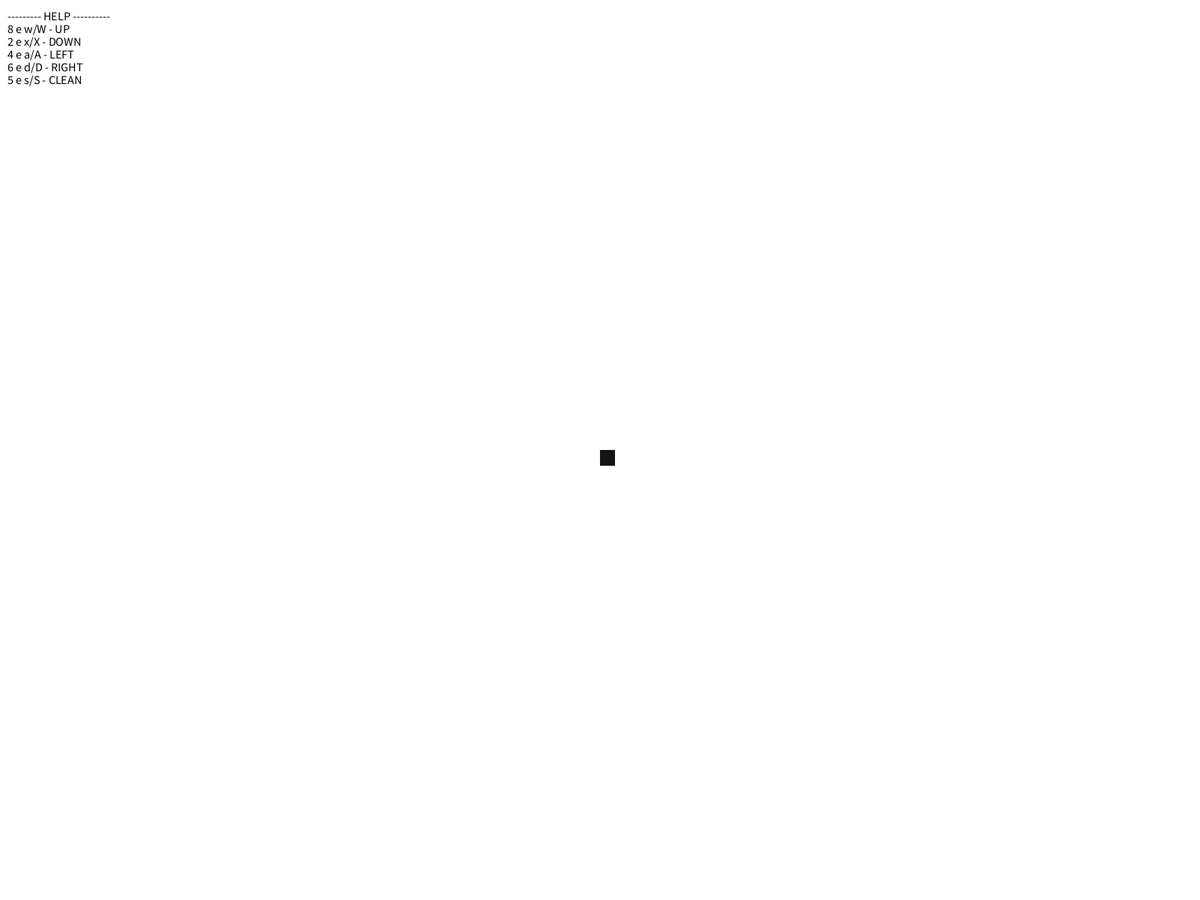
Frame 1 (no input)
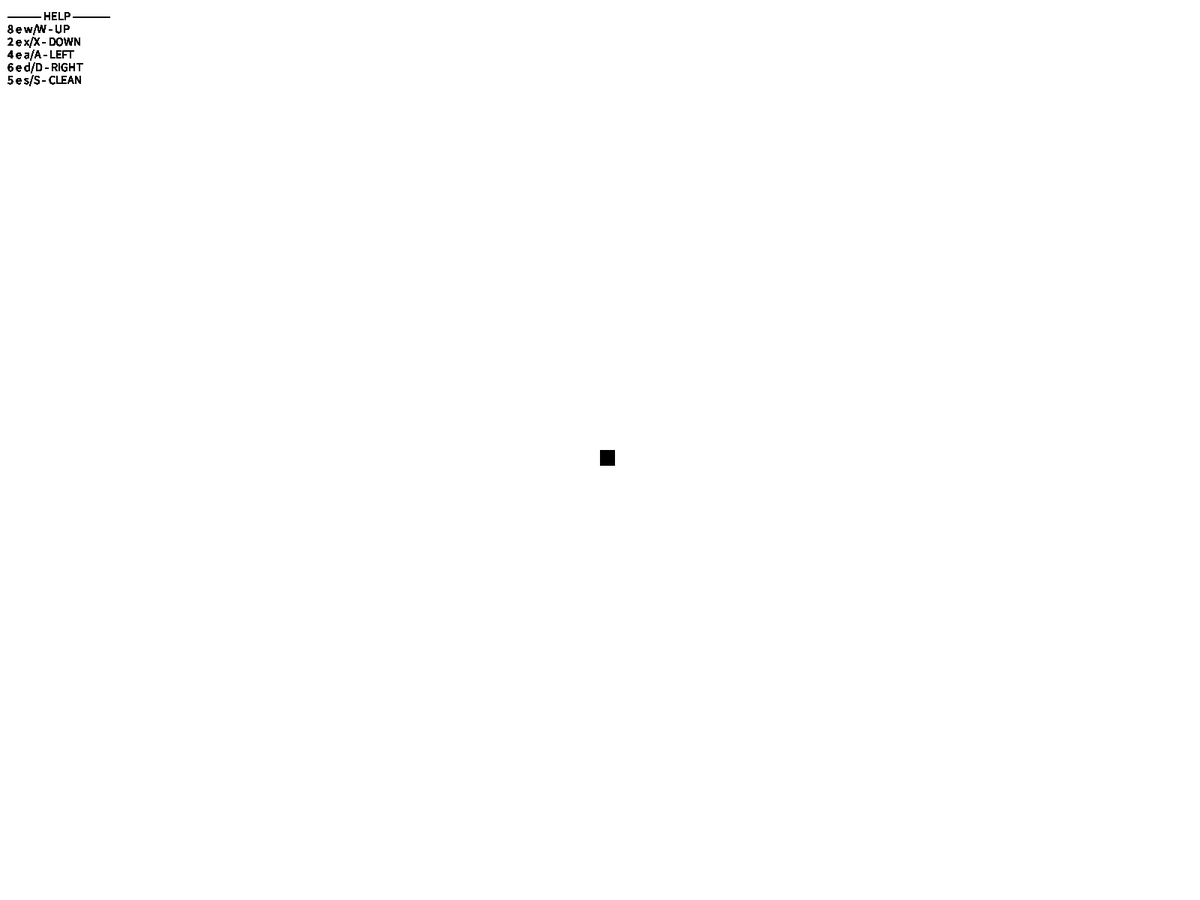
Frame 60 (the mouse pressed at the canvas centre just before this capture)
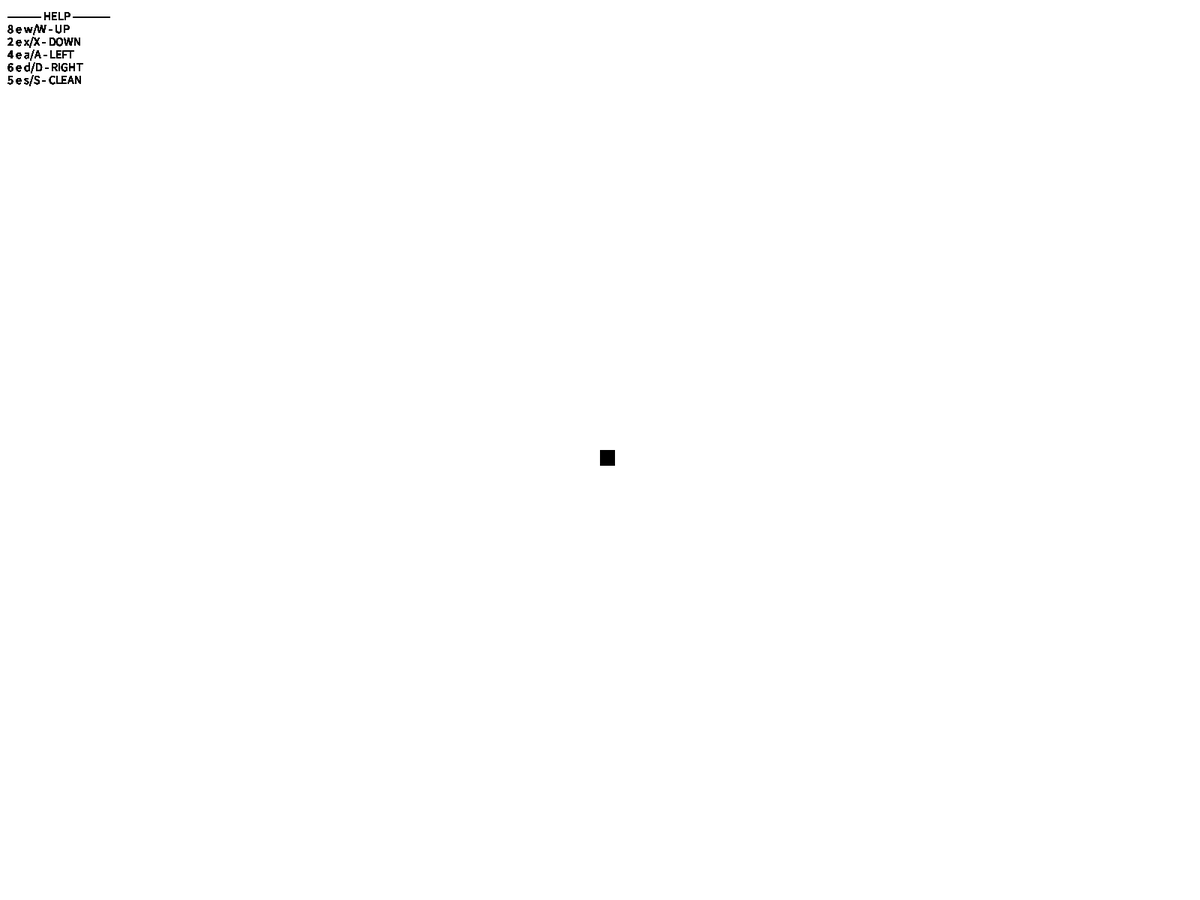
Frame 120 (the mouse held since frame 60 and released just before this capture)

The Processing sketch that drew these frames (run headless with seeded random() and noise(); from frame 60 on, the mouse is pressed at the canvas centre):

// Processing sketch: movingSquare
// ── movingSquare.pde
/*
 * Computação Gráfica
 * Autor: Luana Guedes Barros Martins
 *
 * Trabalho de implementação 01:
 * Desenvolva um programa em Processing que apresente uma tela branca e que permita que o usuário mova 
 um quadrado preto de 8x8 pixels por meio de teclas do teclado, deixando um rastro. 
 As teclas a serem usadas são as seguintes
 8 e w/W - move para cima
 2 e x/X - move para baixo
 4 e a/A - move para esquerda
 6 e d/D - move para direita
 5 e s/S - limpa o desenho (pinta de branco a tela)
 ESC - encerra a aplicação.
 *
 **/

PVector squarePosition;
boolean clean = false;
final int squareSize = 20;

void setup() {
  fullScreen();
  background(255); 

  squarePosition = new PVector(width/2, height/2);
  drawSquare();
}

void draw() {
  helpMenu();
  if (clean) {
    background(255);
    squarePosition.set(width/2, height/2);
    helpMenu();
  }
  else drawSquare();  
}

void drawSquare() {
  for (int x = int(squarePosition.x); x < int(squarePosition.x) + squareSize; x++) {
    for (int y = int(squarePosition.y); y <= int(squarePosition.y) + squareSize; y++) { 
      point(x, y);
    }
  }
}

// ── helpers.pde
void keyPressed() {
  switch(key) {
  case '8':
  case 'w':
  case 'W':
    squarePosition.y--;
    if (squarePosition.y < 0) squarePosition.y = height;
    clean = false;
    break;

  case '2':
  case 'x':
  case 'X':
    squarePosition.y++;
    if (squarePosition.y > height) squarePosition.y = 0;
    clean = false;
    break;

  case '4':
  case 'a':
  case 'A':
    squarePosition.x--;
    if (squarePosition.x < 0) squarePosition.x = width;
    clean = false;
    break;

  case '6':
  case 'd':
  case 'D':
    squarePosition.x++;
    if (squarePosition.x > width) squarePosition.x = 0;
    clean = false;
    break;

  case '5':
  case 's':
  case 'S':
    clean = true;
    break;
  }
}

void helpMenu() {
  int x = 1;
  textSize(16);
  fill(0);
  text("--------- HELP ----------", 10, 10 + 17 * (x++));
  text("8 e w/W - UP", 10, 10 + 17 * (x++));
  text("2 e x/X - DOWN", 10, 10 + 17 * (x++));
  text("4 e a/A - LEFT", 10, 10 + 17 * (x++));
  text("6 e d/D - RIGHT", 10, 10 + 17 * (x++));
  text("5 e s/S - CLEAN", 10, 10 + 17 * (x++));
}
